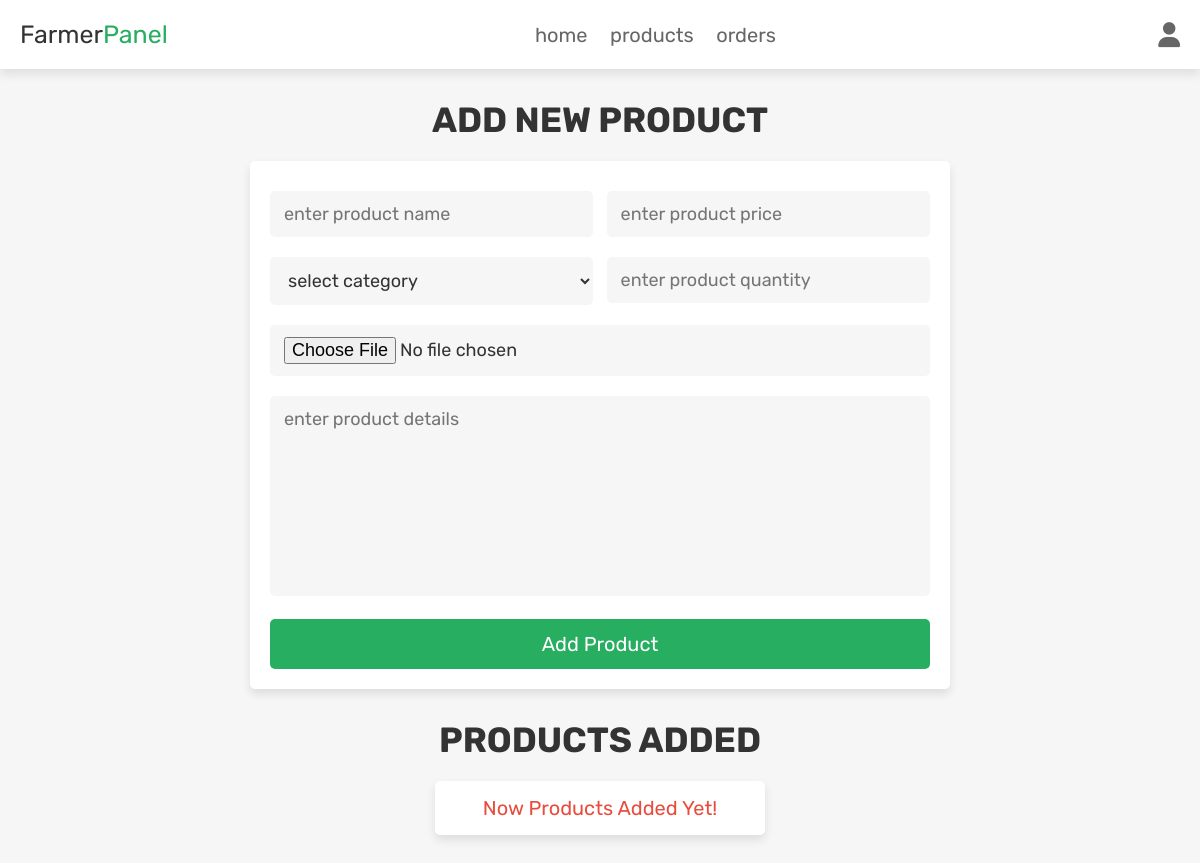
The app's page /farmer_product.php (signed in), older data.
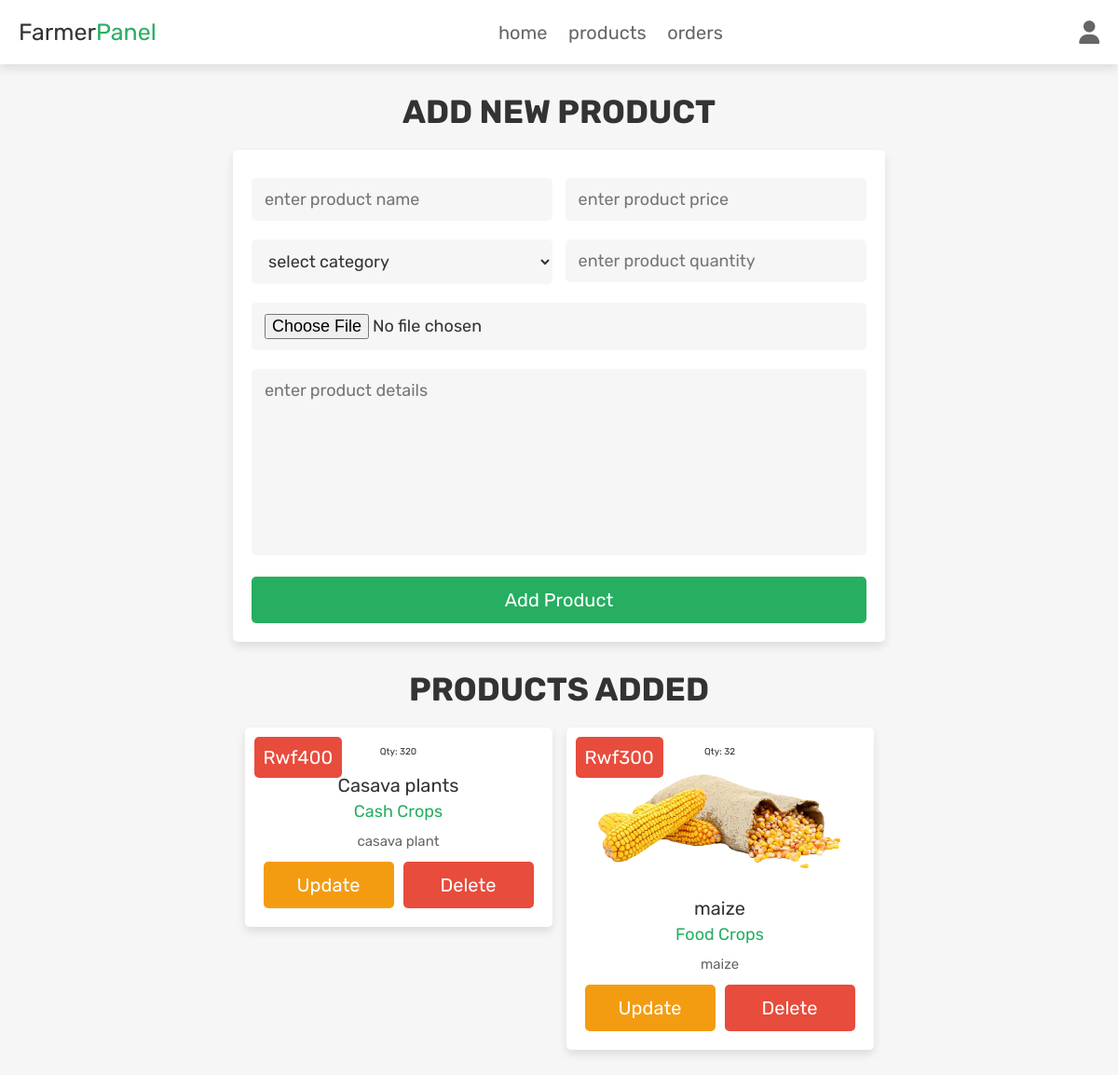
The same page, newer data.
### tables this page shows
CREATE TABLE `products` (
  `id` int(100) NOT NULL,
  `farmer_id` varchar(40) NOT NULL,
  `name` varchar(100) NOT NULL,
  `category` varchar(20) NOT NULL,
  `quantity` varchar(100) DEFAULT NULL,
  `details` varchar(500) NOT NULL,
  `price` int(100) NOT NULL,
  `image` varchar(100) NOT NULL
);

### farmer_product.php (the view, shortened to what this page needs)
<?php
@include 'config.php';
$farmer_id = $_SESSION['farmer_id'];
?>
<!DOCTYPE html>
<html lang="en">
<head>
   <link rel="stylesheet" href="https://cdnjs.cloudflare.com/ajax/libs/font-awesome/6.1.1/css/all.min.css">
   <link rel="stylesheet" href="css/admin_style.css">
</head>
<body>
<?php include 'farmer_header.php'; ?>
<section class="add-products">
   <h1 class="title">add new product</h1>
   <form action="" method="POST" enctype="multipart/form-data">
      <div class="flex">
         <div class="inputBox">
         <input type="text" name="name" class="box" required placeholder="enter product name">
         <select name="category" class="box" required>
            <option value="" selected disabled>select category</option>
         </select>
         </div>
         <div class="inputBox">
         <input type="number" min="0" name="price" class="box" required placeholder="enter product price">
         <input type="number" min="0" name="quantity" class="box" required placeholder="enter product quantity">
         </div>
      </div>
      <input type="file" name="image" required class="box" accept="image/jpg, image/jpeg, image/png">
      <textarea name="details" class="box" required placeholder="enter product details" cols="30" rows="10"></textarea>
      <input type="submit" class="btn" value="add product" name="add_product">
   </form>
</section>
<section class="show-products">
   <h1 class="title">products added</h1>
   <div class="box-container">
   <?php
      $show_products = $conn->prepare("SELECT * FROM `products` WHERE farmer_id = $farmer_id");
      $show_products->execute();
      if($show_products->rowCount() > 0){
         while($fetch_products = $show_products->fetch(PDO::FETCH_ASSOC)){
   ?>
   <div class="box">
      <div class="flex-btn">
      <div class="price">Rwf<?= $fetch_products['price']; ?></div>
      <div class="qty">Qty: <?= $fetch_products['quantity']; ?></div>
      </div>
      <img src="uploaded_img/<?= $fetch_products['image']; ?>" alt="">
      <div class="name"><?= $fetch_products['name']; ?></div>
      <div class="cat"><?= $fetch_products['category']; ?></div>
      <div class="details"><?= $fetch_products['details']; ?></div>
      <div class="flex-btn">
         <a href="farmer_update_product.php?update=<?= $fetch_products['id']; ?>" class="option-btn">update</a>
         <a href="farmer_product.php?delete=<?= $fetch_products['id']; ?>" class="delete-btn" onclick="return confirm('delete this product?');">delete</a>
      </div>
   </div>
   <?php
      }
   }else{
      echo '<p class="empty">now products added yet!</p>';
   }
   ?>
   </div>
</section>
</body>
</html>

Row changes from the older to the newer data that the page shows:
added products: price "400", quantity "320", name "Casava plants", category "Cash Crops", details "casava plant"
added products: price "300", quantity "32", image (picture), name "maize", category "Food Crops", details "maize"
Text that changed along with them:
text no longer shown: "Now Products Added Yet!"
